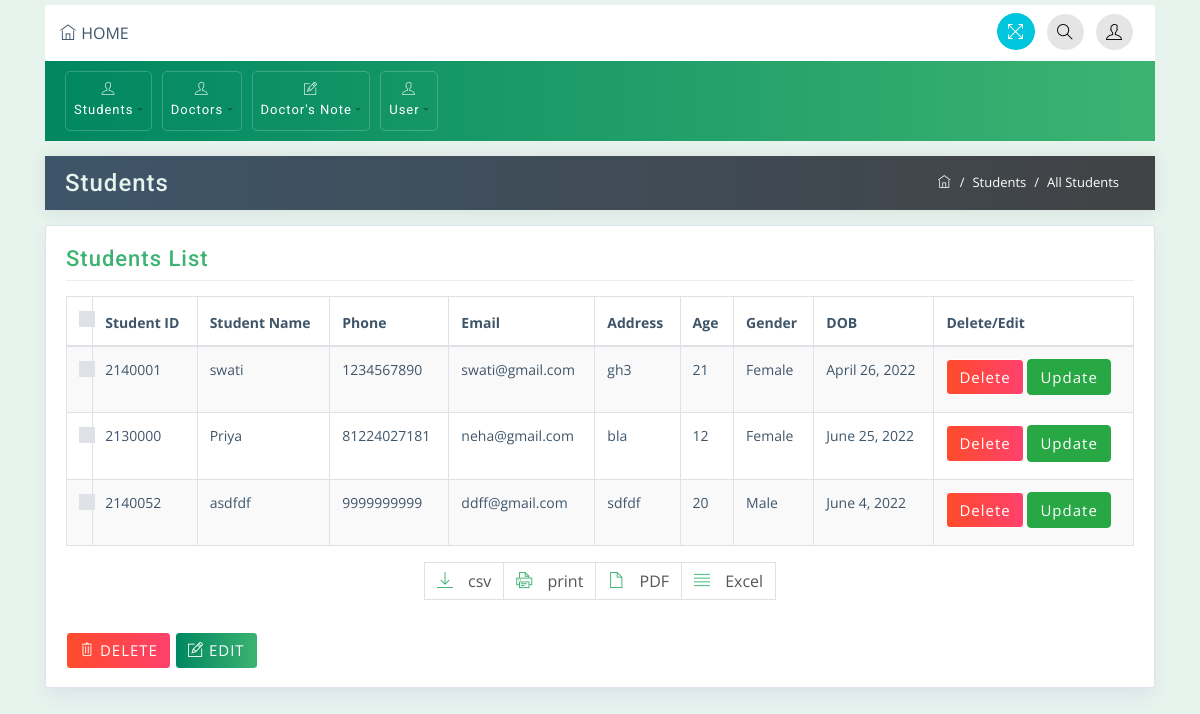
/app/allStudent, run on an earlier commit of the app's database.
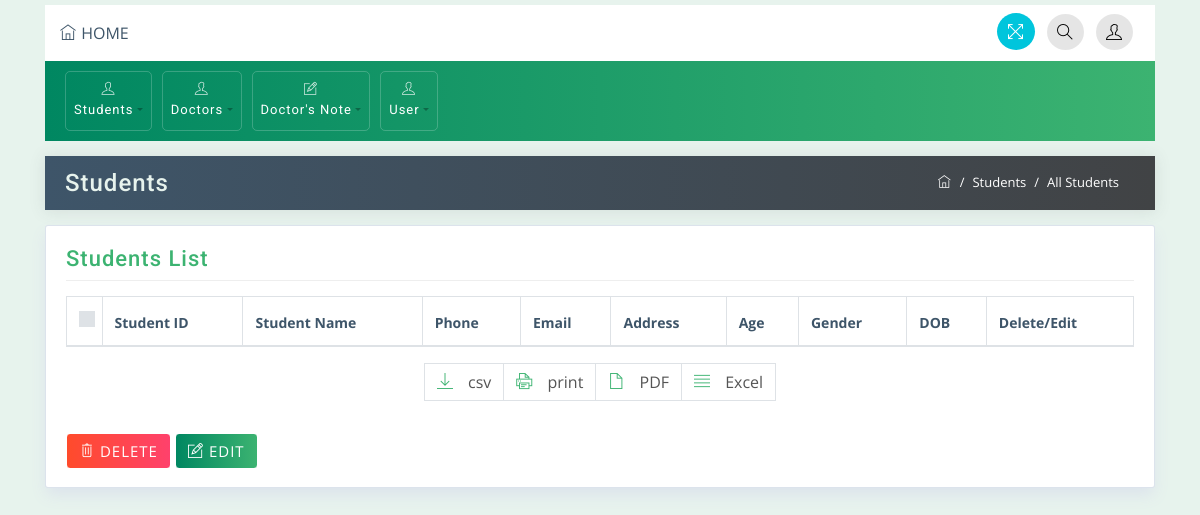
And on a later commit of the database.
### home/models.py (models this page shows)
class StudentDetails(models.Model):
    regNo = models.IntegerField(unique = True)
    s_name = models.CharField(max_length=20)
    s_phone = models.IntegerField()
    s_email = models.EmailField()
    address = models.CharField(max_length=100)
    age = models.IntegerField()
    gender = models.CharField( max_length=10)
    dob = models.DateField()

### home/views.py (the view)
# urls.py: path('allStudent',views.allStudent, name= 'allStudent'),
def allStudent(request):
    all_student = StudentDetails.objects.all
    return render(request,'allStudent.html',{'all' : all_student})

### templates/allStudent.html (shortened to what this page needs)
{% extends 'base.html' %} {% block content %}
<div class="container mt-0">
  <div class="row breadcrumb-bar">
    <div class="col-md-6">
      <h3 class="block-title">Students</h3>
    </div>
    <div class="col-md-6">
      <ol class="breadcrumb">
        <li class="breadcrumb-item">
          <a href="index.html">
            <span class="ti-home"></span>
          </a>
        </li>
        <li class="breadcrumb-item">Students</li>
        <li class="breadcrumb-item active">All Students</li>
      </ol>
    </div>
  </div>
</div>
<div class="container">
  <div class="row">
    <div class="col-md-12">
      <div class="widget-area-2 proclinic-box-shadow">
        <h3 class="widget-title">Students List</h3>
        <div class="table-responsive mb-3">
          <table id="tableId" class="table table-bordered table-striped">
            <thead>
              <tr>
                <th class="no-sort">
                  <div class="custom-control custom-checkbox">
                  </div>
                </th>
                <th>Student ID</th>
                <th>Student Name</th>
                <th>Phone</th>
                <th>Email</th>
                <th>Address</th>
                <th>Age</th>
                <th>Gender</th>
                <th>DOB</th>
                <th>Delete/Edit</th>
              </tr>
            </thead>
            <tbody>
              {% for item in all %}
              <tr>
                <td>
                </td>
                <td>{{item.regNo}}</td>
                <td>{{item.s_name}}</td>
                <td>{{item.s_phone}}</td>
                <td>{{item.s_email}}</td>
                <td>{{item.address}}</td>
                <td>{{item.age}}</td>
                <td>{{item.gender}}</td>
                <td>{{item.dob}}</td>
                <td>
                  <button class="btn btn-danger">
                    <a href="{% url 'deleteStudent' item.regNo %}">Delete</a>
                  </button>
                  <button class="btn btn-success">
                    <a href="{% url 'updateStudent' item.regNo %}">Update</a>
                  </button>
                </td>
              </tr>
              {% endfor %}
            </tbody>
          </table>
          <nav aria-label="Page navigation example">
            <ul class="pagination justify-content-center export-pagination">
              <li class="page-item">
                <a class="page-link" href="#"
                  ><span class="ti-download"></span> csv</a
                >
              </li>
              <li class="page-item">
                <a class="page-link" href="#"
                  ><span class="ti-printer"></span> print</a
                >
              </li>
              <li class="page-item">
                <a class="page-link" href="#"
                  ><span class="ti-file"></span> PDF</a
                >
              </li>
              <li class="page-item">
                <a class="page-link" href="#"
                  ><span class="ti-align-justify"></span> Excel</a
                >
              </li>
            </ul>
          </nav>
          <button type="button" class="btn btn-danger mt-3 mb-0">
            <span class="ti-trash"></span> DELETE
          </button>
          <button type="button" class="btn btn-primary mt-3 mb-0">
            <span class="ti-pencil-alt"></span> EDIT
          </button>
        </div>
      </div>
    </div>
  </div>
</div>
{% endblock %}

### templates/base.html (shortened to what this page needs)
{% load static%}
<!DOCTYPE html>
<html>
  <head>
    <link rel="stylesheet" href="{% static  'myapp/css/bootstrap.min.css' %}" />
    <link rel="stylesheet" href="{% static  'myapp/css/themify-icons.css' %}" />
    <link rel="stylesheet" href="{% static  'myapp/css/animate.css' %}" />
    <link rel="stylesheet" href="{% static  'myapp/css/styles.css' %}" />
    <link
      rel="stylesheet"
      href="{% static  'myapp/css/green.css' %}"
      id="style_theme"
    />
    <link rel="stylesheet" href="{% static  'myapp/css/responsive.css'%}" />
    <link rel="stylesheet" href="{% static  'myapp/charts/css/morris.css'%}" />
    <link
      rel="stylesheet"
      href="{% static  'myapp/css/jquery-jvectormap.css' %}"
    />
  </head>
  <body>
    <div class="wrapper">
      <div id="content">
        <div class="container top-brand">
          <nav class="navbar navbar-default">
            <div class="navbar-header">
              <div class="sidebar-header">
                <a href="/app"><span class="ti-home"></span> HOME </a>
              </div>
            </div>
            <ul class="nav justify-content-end">
              <li class="nav-item">
                <a class="nav-link">
                  <span
                    title="Fullscreen"
                    class="ti-fullscreen fullscreen"
                  ></span>
                </a>
              </li>
              <li class="nav-item">
                <a
                  class="nav-link"
                  data-toggle="modal"
                  data-target=".proclinic-modal-lg"
                >
                  <span class="ti-search"></span>
                </a>
              </li>
              <li class="nav-item">
                <a
                  class="nav-link dropdown-toggle"
                  data-toggle="dropdown"
                  href="#"
                  role="button"
                  aria-haspopup="true"
                  aria-expanded="false"
                >
                  <span class="ti-user"></span>
                </a>
              </li>
            </ul>
          </nav>
        </div>
        <div class="container menu-nav">
          <nav class="navbar navbar-expand-lg proclinic-bg text-white">
            <div class="collapse navbar-collapse" id="navbarSupportedContent">
              <ul class="navbar-nav mr-auto">
                <li class="nav-item dropdown">
                  <a
                    class="nav-link dropdown-toggle"
                    data-toggle="dropdown"
                    href="#"
                    role="button"
                    aria-haspopup="true"
                    aria-expanded="false"
                    ><span class="ti-user"></span> Students</a
                  >
                </li>
                <li class="nav-item dropdown">
                  <a
                    class="nav-link dropdown-toggle"
                    data-toggle="dropdown"
                    href="#"
                    role="button"
                    aria-haspopup="true"
                    aria-expanded="false"
                    ><span class="ti-user"></span> Doctors</a
                  >
                </li>
                <li class="nav-item dropdown">
                  <a
                    class="nav-link dropdown-toggle"
                    data-toggle="dropdown"
                    href="#"
                    role="button"
                    aria-haspopup="true"
                    aria-expanded="false"
                    ><span class="ti-pencil-alt"></span> Doctor's Note</a
                  >
                </li>
                <li class="nav-item dropdown">
                  <a
                    class="nav-link dropdown-toggle"
                    data-toggle="dropdown"
                    href="#"
                    role="button"
                    aria-haspopup="true"
                    aria-expanded="false"
                    ><span class="ti-user"></span> User</a
                  >
                </li>
              </ul>
            </div>
          </nav>
        </div>
      </div>
      {% block content %} {% endblock %}
    </div>
  </body>
</html>

### static/myapp/css/styles.css (style rules this page uses)
body { font-family: 'Open Sans', sans-serif; background-color: #E7F3ED; color: #3e5569; }
h1, h2, h3, h4, h5, h6, span, .menu-nav { font-family: 'Roboto', sans-serif; letter-spacing: 1px; }
a, a:hover, a:focus { color: inherit; text-decoration: none; transition: all 0.3s; }
.navbar { padding: 10px 15px; background: #fff; border: none; border-radius: 0; }
.breadcrumb { border-radius: 0; margin-bottom: 0; float: right; border-radius: 20px; background-color: transparent; }
.breadcrumb-bar { background: #3e5569; background: -webkit-linear-gradient(to left, #414345, #3e5569); background: linear-gradient(to left, #414345, #3e5569); margin-left: 0px !important; margin-right: 0px !important; padding: 5px 20px; -webkit-box-shadow: 0px 1px 15px 1px rgba(69,65,78,0.1); box-shadow: 0px 1px 15px 1px rgba(69,65,78,0.1); color: #fff; border: 0px solid; }
.breadcrumb-item { color: #ffffff; font-size: 13px; }
.breadcrumb-item.active { color: #ffffff; font-size: 13px; }
.breadcrumb-item+.breadcrumb-item::before { color: #ffffff; }
.breadcrumb-bar div[class*="col-"] { padding-right: 0px; padding-left: 0px; }
.table td, .table th { padding: .75rem; }
#content { padding-top: 5px; padding-bottom: 15px; transition: all 0.3s; width: 100%; }
.proclinic-box-shadow { border-radius: 0; border: 0; -webkit-box-shadow: 0 0 0 1px #dce3ec, 0 8px 16px 0 #dce3ec; box-shadow: 0 0 0 1px #dce3ec, 0 8px 16px 0 #dce3ec; background: #fff; margin-top: 20px; }
div[class*="col-"] { padding-right: 6px; padding-left: 6px; }
.table .custom-control.custom-checkbox { padding-left: 0; }
table.table tbody td, table.table thead th { font-size: 14px; }
.pagination .page-link [class^="ti-"], .pagination .page-link [class*=" ti-"] { margin-right: 10px; }
.export-pagination.pagination .page-link { color: #555555; }
.menu-nav .navbar-nav .nav-item { font-size: 13px; padding: 2px 0px; border: 1px solid rgba(255,255,255,.2); margin: 0 5px; border-radius: 5px; }
.menu-nav .dropdown-toggle::after { color: rgba(0,0,0,.3); }
.menu-nav [class^="ti-"], .menu-nav [class*=" ti-"] { color: rgba(255,255,255,.8); }
.navbar-default .dropdown-toggle::after { display: none; }
.navbar-default .ti-announcement, .navbar-default .ti-user, .navbar-default .ti-search { padding: 10px; border-radius: 50%; color: #000; }
.navbar-default .ti-user, .navbar-default .ti-announcement, .navbar-default .ti-search { background: rgba(0,0,0,.1); }
.top-brand .nav-link { padding: 6px; cursor: pointer; }
.navbar .nav .nav-item:last-child .nav-link { padding-right: 7px; }
.fullscreen { padding: 10px; font-size: 17px; cursor: pointer; background: #00c5dc; color: #fff; border-radius: 50%; margin-left: 10px; }
h3.block-title { background: transparent; margin: 4px auto; color: #E7F3ED; }
.widget-area-2 { background: #fff; margin-top: 1rem; padding: 20px; padding-bottom: 2px; border-radius: 2px; }
.widget-title { font-size: 22px; padding-bottom: .5rem; margin-bottom: 15px; border-bottom: 1px solid #eeeeee; }
.btn { margin-bottom: 5px; font-size: 15px; letter-spacing: 1px; }
.btn-danger { background: #FF416C; background: -webkit-linear-gradient(to right, #FF4B2B, #FF416C); background: linear-gradient(to right, #FF4B2B, #FF416C); border-color: #fff; }
.pagination .page-item:first-child .page-link, .pagination .page-item:last-child .page-link { border-radius: 0px; }
.block-title { -ms-flex: 1 1 auto; flex: 1 1 auto; min-height: 1.75rem; font-size: 1.5rem; line-height: 1.5; }

### static/myapp/css/green.css (style rules this page uses)
.proclinic-bg { background: #3CB371; background: -webkit-linear-gradient(to right, #008761, #3CB371); background: linear-gradient(to right, #008761, #3CB371); }
.pagination .page-link { color: #3CB371; }
.btn-primary { background: #3CB371; background: -webkit-linear-gradient(to right, #008761, #3CB371); background: linear-gradient(to right, #008761, #3CB371); border-color: #ffffff; }
.widget-title { color: #3CB371; }
.pagination .page-link [class^="ti-"], [class*=" ti-"] { color: #3CB371; }

### static/myapp/css/responsive.css (style rules this page uses)
@media (min-width: 992px) { .row { margin-right: -5px; margin-left: -5px; } }
@media (min-width: 992px) and (max-width: 1200px) { .menu-nav [class^="ti-"], .menu-nav [class*=" ti-"] { display: block; margin-bottom: 5px; text-align: center; } }

What changed in the data, as far as the page shows it:
removed StudentDetails: regNo "2140001", s_name "swati", s_phone "1234567890", s_email "swati@gmail.com", address "gh3", age "21", gender "Female", dob "April 26, 2022"
removed StudentDetails: regNo "2130000", s_name "Priya", s_phone "81224027181", s_email "neha@gmail.com", address "bla", age "12", gender "Female", dob "June 25, 2022"
removed StudentDetails: regNo "2140052", s_name "asdfdf", s_phone "9999999999", s_email "ddff@gmail.com", address "sdfdf", age "20", gender "Male", dob "June 4, 2022"
